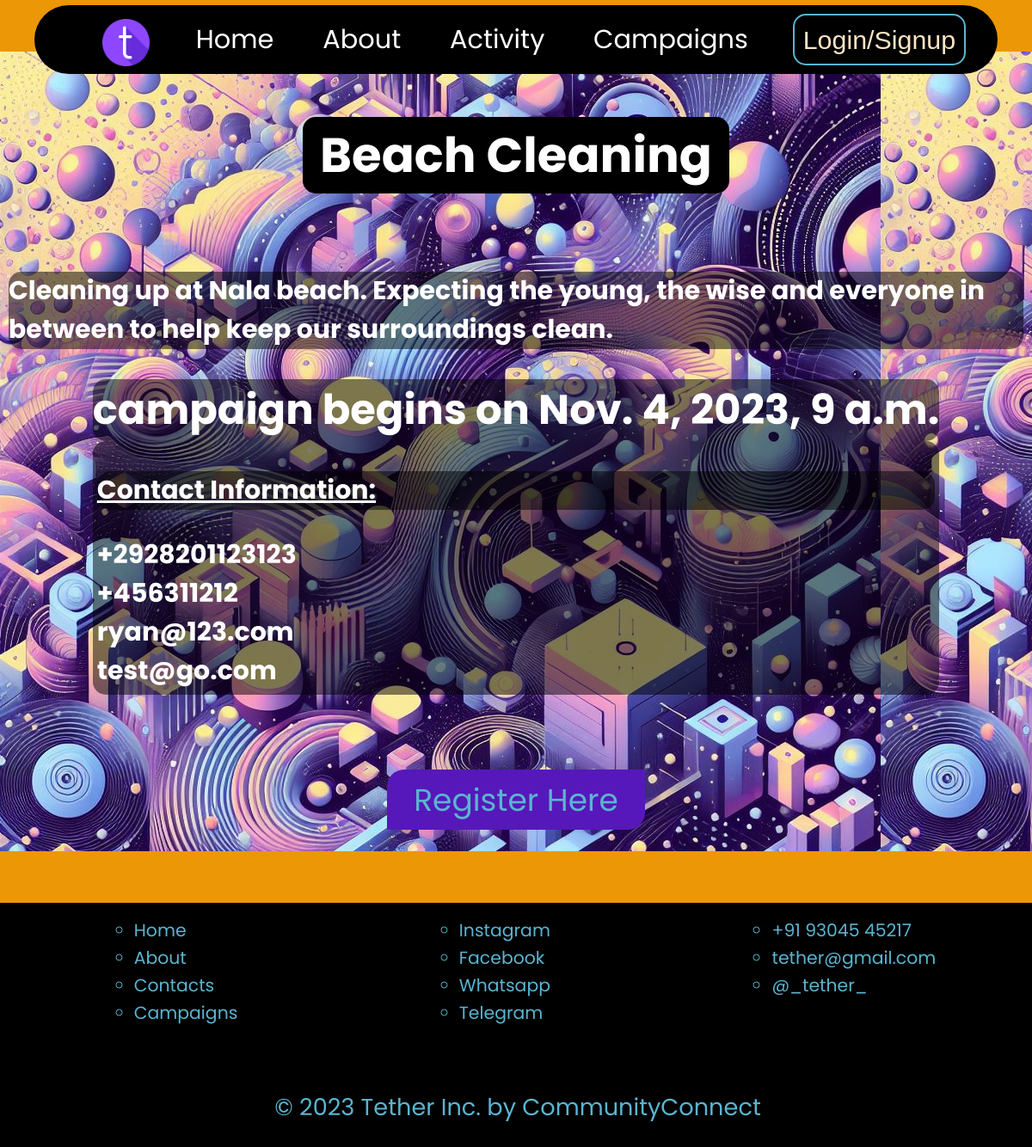
The page /display/7/ on the database its author committed.
### Tether/models.py (models this page shows, shortened)
class Campaign(models.Model):
    title = models.CharField(max_length=100)
    campaign_type = models.TextField()
    description = models.TextField()
    doe = models.DateTimeField()
    tags_arr = models.JSONField()
    bgimg = models.ImageField(upload_to='images/', null=True, blank=True)
    contact_info = models.JSONField()

### Tether/views.py (the view)
# urls.py: path('display/<int:id>/', views.displayCampaign, name="display_campaign"),
def displayCampaign(request, id):
    req_campaign = Campaign.objects.filter(id=id)
    return render(request, 'display.html', {'campaign':req_campaign})

### templates/display.html (shortened to what this page needs)
{% extends "base.html" %}
{% block body %}
{% for c in campaign %}
{% if c.bgimg %}
<div class="campaign-window" style="background: url({{c.bgimg.url}}); object-fit:fill;">
    <h3>{{c.title}}</h3>
    <p>{{c.description}}</p>
    <div>
        {% if c.doe %}
        <div class="graybg">{{c.campaign_type}} begins on {{c.doe}}</div>
        {% endif %}
        <div class="c_info graybg">
            <p><u>Contact Information:</u></p>
            {% for info in c.contact_info %}
                {% for x in info %}
                    <div>{{x}}</div>
                {% endfor %}
            {% endfor %}
        </div>
    </div>
    <br>
    <button class="btn-1"><a href="/createRegistration/{{c.id}}">Register Here</a></button>
</div>
{% endif %}
{% endfor %}
{% endblock body %}

### static/general.css (style rules this page uses)
:root { --yellow:rgb(236, 151, 6); --black: rgb(0, 0, 0); --white: rgb(255, 255, 255); --purple: rgb(86, 24, 186); --blue: rgb(90, 181, 209); --gray: rgb(57, 60, 64); --darkgray: #29292e; --root-font-size: 2rem; }
html { scroll-behavior: smooth; }
body { padding:0; margin: 0; width: 100%; background-color: var(--yellow); color: white; font-family: 'Poppins', sans-serif; font-size: var(--root-font-size); }
a { text-decoration: none; color:inherit; }

### static/index.css (style rules this page uses)
.btn-1 { color:var(--blue); font-family: 'Poppins', sans-serif; font-size: 0.75em; background-color: var(--purple); margin: 5px; min-height: 70px; min-width: 300px; max-height: fit-content; max-width: fit-content; padding: 2px 10px 2px 10px; border: 0px solid silver; border-radius: 20px 2px 20px 2px; transition: all 0.15s ease-in; }

### static/create.css (style rules this page uses)
.btn-1 { color:var(--blue); font-family: 'Poppins', sans-serif; font-size: 0.75em; background-color: var(--purple); margin: 5px; min-height: 70px; min-width: 300px; max-height: fit-content; max-width: fit-content; padding: 2px 10px 2px 10px; border: 0px solid silver; border-radius: 20px 2px 20px 2px; transition: all 0.15s ease-in; }

### static/display.css (style rules this page uses)
.campaign-window { min-height: 8em; max-height: fit-content; display: flex; flex-direction: column; justify-content: center; align-items: center; margin: 60px 0px 60px 0px; font-size: 3rem; font-weight: bold; color: white; gap: 5px; padding: 20px 10px 20px 10px; background-color: darkblue; }
.campaign-window h3 { background-color: black; border-radius: 15px; padding: 2px 20px 2px 20px; }
.campaign-window p { font-size: 30px; background-color: rgba(0, 0, 0, 0.5); border-radius: 15px; }
.graybg { background-color: rgba(0, 0, 0, 0.5); border-radius: 15px; }
.c_info { font-size: 30px; align-self: flex-start; padding: 5px; }

### rows shown on the page
Campaign: bgimg (placeholder picture), title "Beach Cleaning", description "Cleaning up at Nala beach. Expecting the young, the wise and everyone in between to help keep our surroundings clean.", campaign_type "campaign", doe "Nov. 4, 2023, 9 a.m.", info "+2928201123123" "+456311212" "ryan@123.com" "test@go.com"
